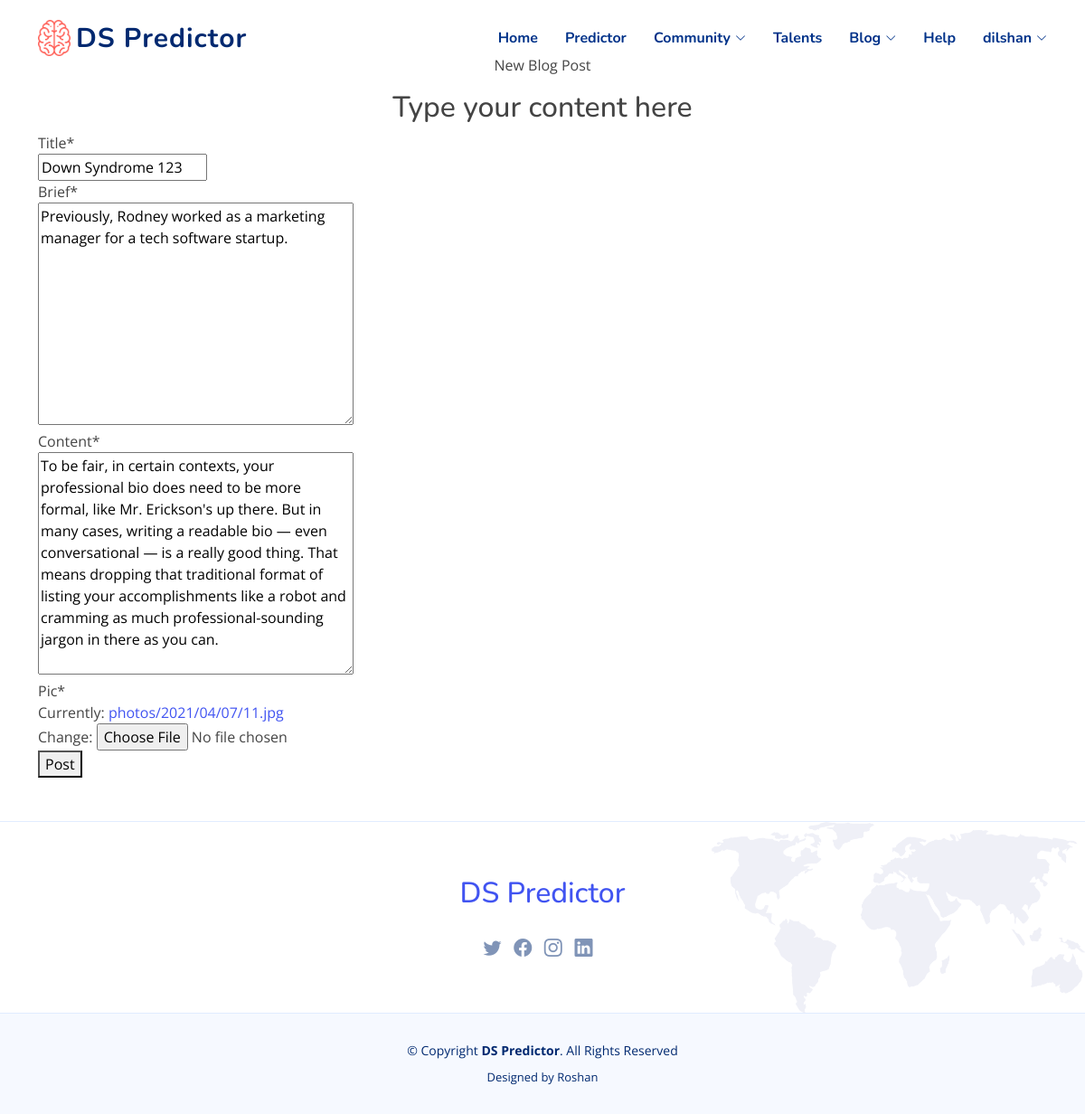
The page /blog/post/2/update/ (signed in) on the database its author committed.
### blog/models.py (models this page shows, shortened)
class Post(models.Model):
    author = models.ForeignKey(
        settings.AUTH_USER_MODEL, on_delete=models.CASCADE)
    title = models.CharField(max_length=100)
    brief = models.TextField(max_length=500,default="")
    content = models.TextField()
    liked = models.ManyToManyField(
        settings.AUTH_USER_MODEL, blank=True, related_name='liked')
    date_posted = models.DateTimeField(default=timezone.now)
    pic = models.ImageField(upload_to='photos/%Y/%m/%d/', default='photos\2021\04\06\01.png')
    objects = PostManager()
    class Meta:
        ordering = ('-date_posted', )

### blog/views.py (the view, shortened to what this page needs)
# urls.py: path('post/<int:pk>/update/', PostUpdateView.as_view(), name='post_update'),
class PostUpdateView(LoginRequiredMixin, UserPassesTestMixin, UpdateView):
    model = Post
    fields = ['title','brief','content','pic']
    def test_func(self):
        post = self.get_object()
        if self.request.user == post.author:
            return True
        return False

### templates/blog/post_form.html (shortened to what this page needs)
{% extends 'base.html' %}
{% load static %}
{% load crispy_forms_tags %}
{% block content %}
<div class="main-content">
  <section class="pb-0">
    <div class="container">
      <div class="title-health-box wow fadeInUp text-center" data-wow-duration="0.9s">
        <p class="sub-title">New Blog Post</p>
        <h2 class="title font-weight-bold">Type your content here</h2>
      </div>
      <div class="row">
        <div class="col-lg-12">
      <form method="POST">
          <fieldset class="form-group">
              {{ form|crispy }}
          </fieldset>
            <button type="submit" class="button" >Post</button>
      </form>
  </div>
  </div>
  </div>
</section>
</div>
<br>
<br>
{% endblock content %}

### templates/base.html (shortened to what this page needs)
{% load static %}
<!DOCTYPE html>
<html lang="en">
<head>
  <link href="{% static 'assets/vendor/bootstrap/css/bootstrap.min.css' %}" rel="stylesheet">
  <link href="{% static 'assets/vendor/bootstrap-icons/bootstrap-icons.css' %}" rel="stylesheet">
  <link href="{% static 'assets/vendor/aos/aos.css' %}" rel="stylesheet">
  <link href="{% static 'assets/vendor/remixicon/remixicon.css' %}" rel="stylesheet">
  <link href="{% static 'assets/vendor/swiper/swiper-bundle.min.css' %}" rel="stylesheet">
  <link href="{% static 'assets/vendor/glightbox/css/glightbox.min.css' %}" rel="stylesheet">
  <link href="{% static 'assets/css/style.css' %}" rel="stylesheet">
</head>
<body>
  <header id="header" class="header fixed-top">
    <div class="container-fluid container-xl d-flex align-items-center justify-content-between">
      <a href="{% url 'index' %}" class="logo d-flex align-items-center">
        <img src="{% static 'assets/img/logo_new.png' %}" alt="">
        <span>DS Predictor</span>
      </a>
      <nav id="navbar" class="navbar">
        <ul>
          <li><a class="nav-link scrollto " href="{% url 'index' %}">Home</a></li>
          <li><a class="nav-link scrollto" href="#">Predictor</a></li>
          <li class="dropdown"><a href="#"><span>Community</span> <i class="bi bi-chevron-down"></i></a>
          </li>
          <li><a class="nav-link scrollto" href="{% url 'talent' %}">Talents</a></li>
          <li class="dropdown"><a href="#"><span>Blog</span> <i class="bi bi-chevron-down"></i></a>
          </li>
          <li><a class="nav-link scrollto" href="#services">Help</a></li>
          {% if user.is_authenticated %}
          <li class="dropdown"><a href="#"><span>{{ user.username }} {{patient.username}}</span> <i class="bi bi-chevron-down"></i></a>
          </li>
          {% else %}
          <li><a class="getstarted scrollto" href="{% url 'login' %}">Login</a></li>
        {% endif %}
        </ul>
      </nav>
    </div>
  </header>
    {% block content %} {% endblock %}
    <footer id="footer" class="footer">
      <div class="footer-top" align = "center">
        <div class="container ">
          <div class="col-lg-12 col-md-12 footer-info" align = "center">
            <div class="col-lg-12 text-center">
              <h2><a href="#">DS Predictor</a></h2>
            </div>
          </div>
            <div class="col-lg-12 col-md-12 footer-info" align = "center">
              <div class="social-links mt-3">
                <a href="#" class="twitter"><i class="bi bi-twitter"></i></a>
                <a href="#" class="facebook"><i class="bi bi-facebook"></i></a>
                <a href="#" class="instagram"><i class="bi bi-instagram bx bxl-instagram"></i></a>
                <a href="#" class="linkedin"><i class="bi bi-linkedin bx bxl-linkedin"></i></a>
              </div>
            </div>
        </div>
      </div>
      <div class="container">
        <div class="copyright">
          &copy; Copyright <strong><span>DS Predictor</span></strong>. All Rights Reserved
        </div>
        <div class="credits">
          Designed by <a >Roshan</a>
        </div>
      </div>
    </footer>
  </body>

### dspredictor/static/assets/css/style.css (style rules this page uses)
:root { scroll-behavior: smooth; }
body { font-family: "Open Sans", sans-serif; color: #444444; }
a { color: #4154f1; text-decoration: none; }
h1, h2, h3, h4, h5, h6 { font-family: "Nunito", sans-serif; }
section { padding: 60px 0; overflow: hidden; }
.header { transition: all 0.5s; z-index: 997; padding: 20px 0; }
.header .logo { line-height: 0; }
.header .logo img { max-height: 40px; margin-right: 6px; }
.header .logo span { font-size: 30px; font-weight: 700; letter-spacing: 1px; color: #012970; font-family: "Nunito", sans-serif; margin-top: 3px; }
.navbar { padding: 0; }
.navbar ul { margin: 0; padding: 0; display: flex; list-style: none; align-items: center; }
.navbar li { position: relative; }
.navbar a { display: flex; align-items: center; justify-content: space-between; padding: 10px 0 10px 30px; font-family: "Nunito", sans-serif; font-size: 16px; font-weight: 700; color: #013289; white-space: nowrap; transition: 0.3s; }
.navbar a i { font-size: 12px; line-height: 0; margin-left: 5px; }
.footer { background: #f6f9ff; padding: 0 0 30px 0; font-size: 14px; }
.footer .footer-top { background: white url(../img/footer-bg.png) no-repeat right top; background-size: contain; border-top: 1px solid #e1ecff; border-bottom: 1px solid #e1ecff; padding: 60px 0 30px 0; }
.footer .footer-top .footer-info { margin-bottom: 30px; }
.footer .footer-top .social-links a { font-size: 20px; display: inline-block; color: rgba(1, 41, 112, 0.5); line-height: 0; margin-right: 10px; transition: 0.3s; }
.footer .copyright { text-align: center; padding-top: 30px; color: #012970; }
.footer .credits { padding-top: 10px; text-align: center; font-size: 13px; color: #012970; }

### rows shown on the page
Post: title "Down Syndrome 123", brief "Previously, Rodney worked as a marketing manager for a tech software startup.", content "To be fair, in certain contexts, your professional bio does need to be more formal, like Mr. Erickson's up there. But in many cases, writing a readable bio — even conversational — is a really good thing. That means dropping that traditional format of listing your accomplishments like a robot and cramming as much professional-sounding jargon in there as you can."

### other values the page prints
{{ user.username }} "dilshan"
